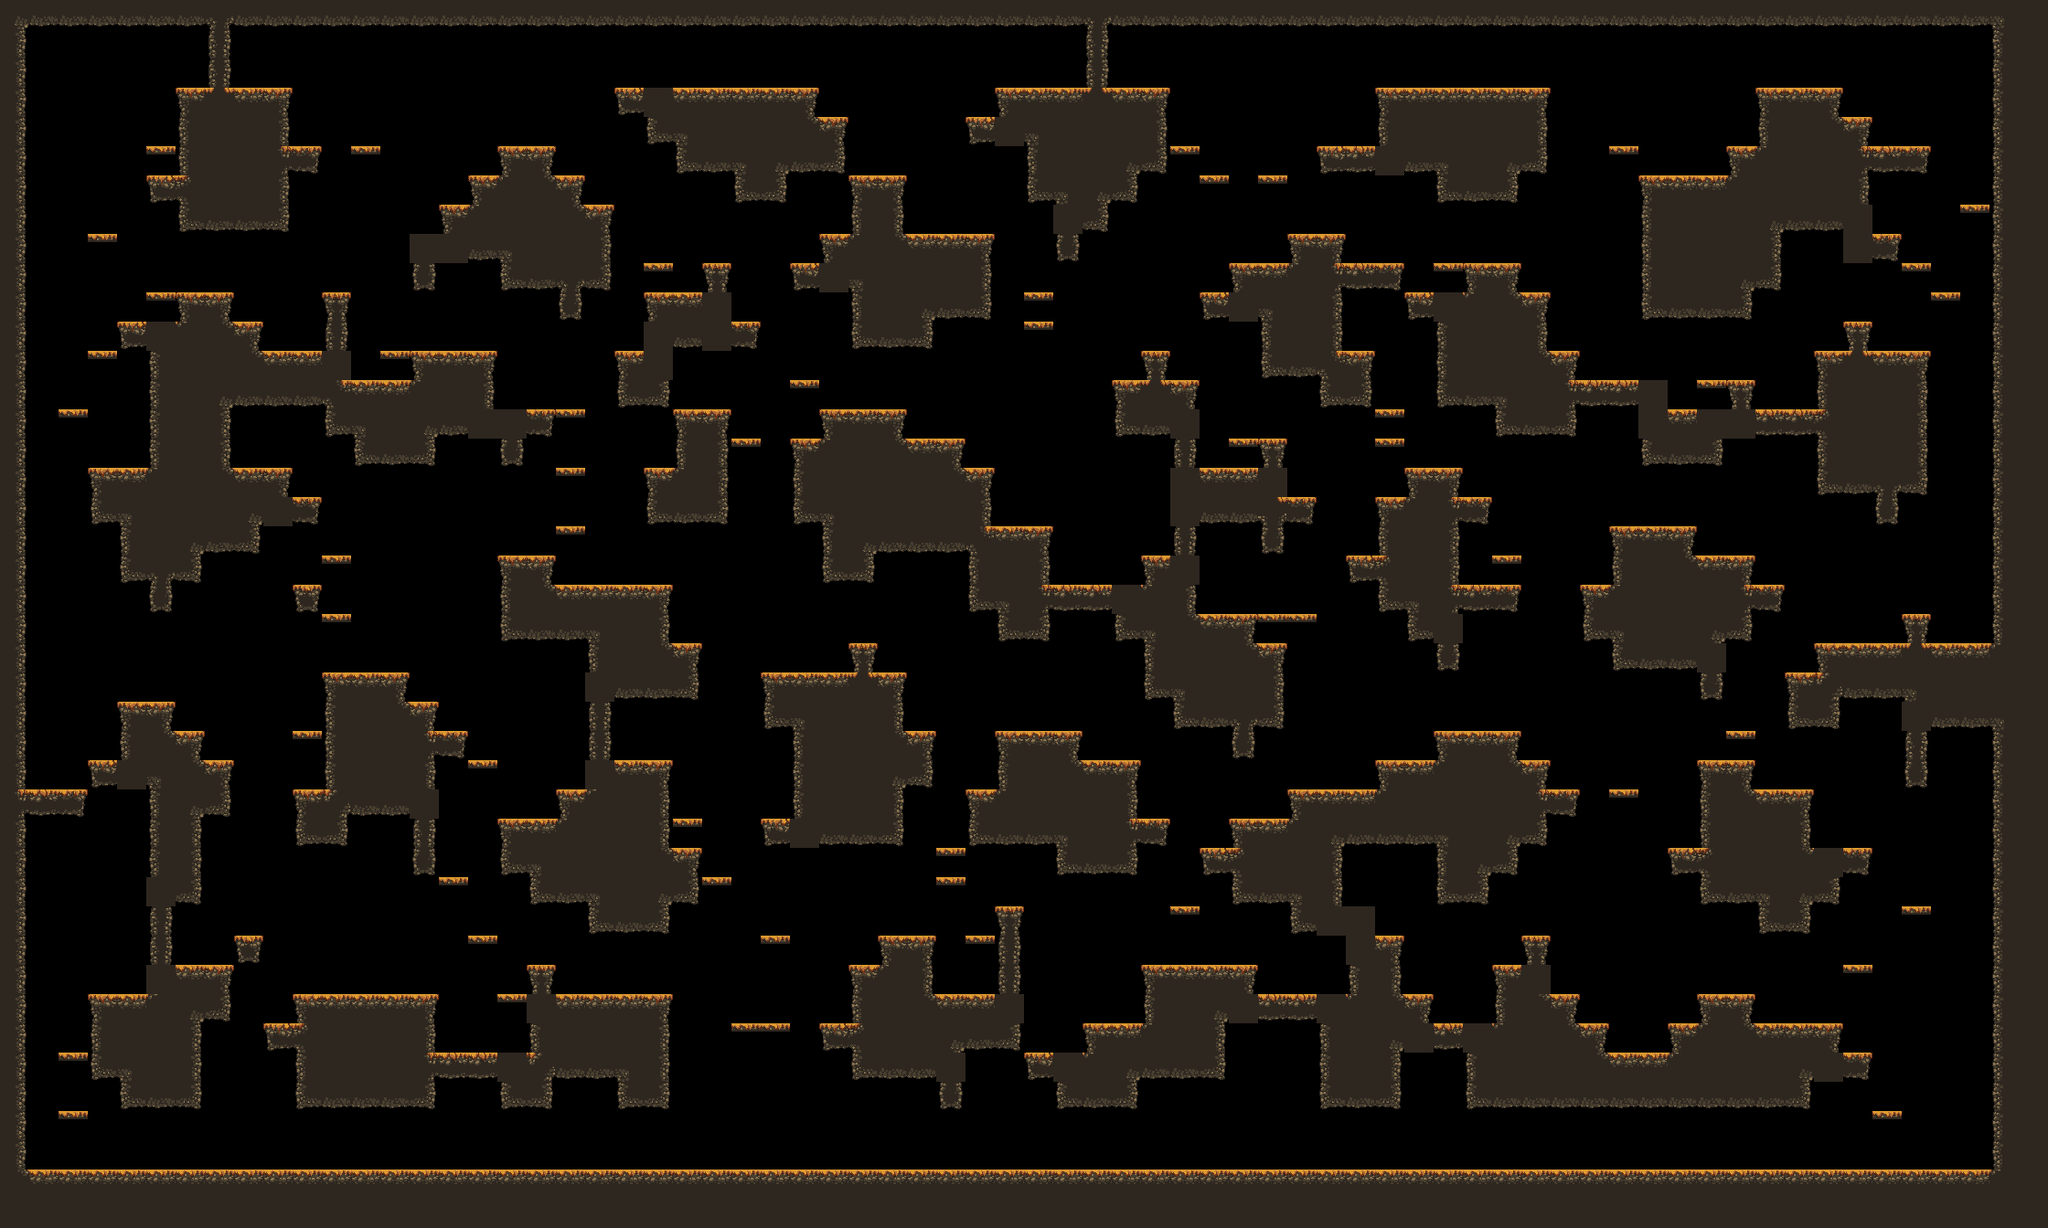

The image is a tile-based game level rendered from a .tmx file. Its description and source (layers, tilesets, objects; grid data summarised) follow:
An orthogonal 70x42 tile map with 32x32 px tiles, 1 tile layer (main) and 17 objects (9x spawn, spawnPlayer0, spawnCrown0, spawnPlayer1, spawnCrown1, ...).

<map compressionlevel="0" height="42" infinite="0" nextlayerid="3" nextobjectid="4" orientation="orthogonal" renderorder="right-down" tiledversion="1.3.2" tileheight="32" tilewidth="32" version="1.2" width="70">
 <tileset firstgid="1" source="forest_fall_tile_set.tsx" />
 <layer height="42" id="1" name="main" width="70">
  <data>[2940 cells, 1310 non-empty, 28 distinct tile ids]</data>
 </layer>
 <objectgroup id="2" name="objects"><object id="1" name="spawnPlayer0" x="160" y="304.0" /><object id="2" name="spawnCrown0" x="352" y="112.0" /><object id="3" name="spawnPlayer1" x="2112" y="112.0" /><object id="4" name="spawnCrown1" x="2080" y="112.0" /><object id="5" name="spawnPlayer2" x="256" y="1232.0" /><object id="6" name="spawnCrown2" x="64" y="1232.0" /><object id="7" name="spawnPlayer3" x="2144" y="1232.0" /><object id="8" name="spawnCrown3" x="2112" y="1232.0" /><object id="9" name="spawn" x="1344" y="624.0" /><object id="10" name="spawn" x="416" y="1040.0" /><object id="11" name="spawn" x="1024" y="208.0" /><object id="12" name="spawn" x="1600" y="1072.0" /><object id="13" name="spawn" x="64" y="816.0" /><object id="14" name="spawn" x="1120" y="752.0" /><object id="15" name="spawn" x="480" y="1040.0" /><object id="16" name="spawn" x="1440" y="496.0" /><object id="17" name="spawn" x="512" y="336.0" /></objectgroup></map>
